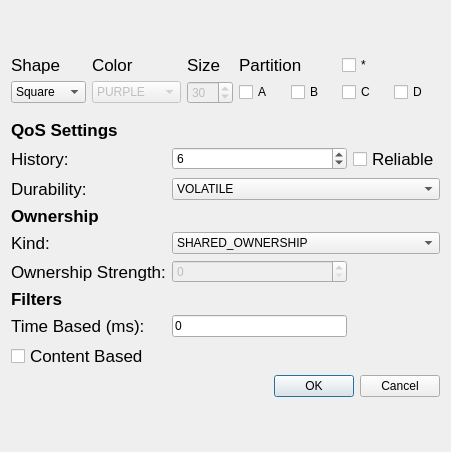
<?xml version="1.0" encoding="UTF-8"?>
<ui version="4.0">
 <class>SubscribeDialog</class>
 <widget class="QDialog" name="SubscribeDialog">
  <property name="geometry">
   <rect>
    <x>0</x>
    <y>0</y>
    <width>451</width>
    <height>452</height>
   </rect>
  </property>
  <property name="sizePolicy">
   <sizepolicy hsizetype="Maximum" vsizetype="Maximum">
    <horstretch>0</horstretch>
    <verstretch>0</verstretch>
   </sizepolicy>
  </property>
  <property name="windowTitle">
   <string>Subscribe</string>
  </property>
  <layout class="QVBoxLayout" name="verticalLayout">
   <item>
    <layout class="QGridLayout" name="gridLayout" rowstretch="0,0,0,1,0">
     <item row="3" column="0">
      <layout class="QGridLayout" name="gridLayout_5">
       <item row="3" column="1">
        <widget class="QLabel" name="label_11">
         <property name="font">
          <font>
           <pointsize>13</pointsize>
          </font>
         </property>
         <property name="text">
          <string>Kind:</string>
         </property>
         <property name="textFormat">
          <enum>Qt::AutoText</enum>
         </property>
        </widget>
       </item>
       <item row="0" column="3">
        <widget class="QCheckBox" name="checkBox_reliable">
         <property name="font">
          <font>
           <pointsize>13</pointsize>
          </font>
         </property>
         <property name="text">
          <string>Reliable</string>
         </property>
         <property name="checked">
          <bool>false</bool>
         </property>
        </widget>
       </item>
       <item row="0" column="2">
        <widget class="QSpinBox" name="spin_HistoryQos">
         <property name="minimum">
          <number>1</number>
         </property>
         <property name="maximum">
          <number>200</number>
         </property>
         <property name="value">
          <number>6</number>
         </property>
        </widget>
       </item>
       <item row="1" column="2" colspan="2">
        <widget class="QComboBox" name="comboBox_durability">
         <property name="currentIndex">
          <number>0</number>
         </property>
         <item>
          <property name="text">
           <string>VOLATILE</string>
          </property>
         </item>
         <item>
          <property name="text">
           <string>TRANSIENT_LOCAL</string>
          </property>
         </item>
        </widget>
       </item>
       <item row="4" column="2">
        <widget class="QSpinBox" name="spin_ownershipStrength">
         <property name="enabled">
          <bool>false</bool>
         </property>
         <property name="minimum">
          <number>0</number>
         </property>
         <property name="maximum">
          <number>50</number>
         </property>
         <property name="value">
          <number>0</number>
         </property>
        </widget>
       </item>
       <item row="5" column="1">
        <widget class="QLabel" name="label_18">
         <property name="sizePolicy">
          <sizepolicy hsizetype="Preferred" vsizetype="Maximum">
           <horstretch>0</horstretch>
           <verstretch>0</verstretch>
          </sizepolicy>
         </property>
         <property name="font">
          <font>
           <pointsize>13</pointsize>
           <weight>75</weight>
           <bold>true</bold>
          </font>
         </property>
         <property name="text">
          <string>Filters</string>
         </property>
         <property name="textFormat">
          <enum>Qt::AutoText</enum>
         </property>
        </widget>
       </item>
       <item row="2" column="1">
        <widget class="QLabel" name="label_17">
         <property name="sizePolicy">
          <sizepolicy hsizetype="Preferred" vsizetype="Maximum">
           <horstretch>0</horstretch>
           <verstretch>0</verstretch>
          </sizepolicy>
         </property>
         <property name="font">
          <font>
           <pointsize>13</pointsize>
           <weight>75</weight>
           <bold>true</bold>
          </font>
         </property>
         <property name="text">
          <string>Ownership</string>
         </property>
         <property name="textFormat">
          <enum>Qt::AutoText</enum>
         </property>
        </widget>
       </item>
       <item row="4" column="1">
        <widget class="QLabel" name="label_12">
         <property name="font">
          <font>
           <pointsize>13</pointsize>
          </font>
         </property>
         <property name="text">
          <string>Ownership Strength:</string>
         </property>
         <property name="textFormat">
          <enum>Qt::AutoText</enum>
         </property>
        </widget>
       </item>
       <item row="1" column="1">
        <widget class="QLabel" name="label_16">
         <property name="font">
          <font>
           <pointsize>13</pointsize>
          </font>
         </property>
         <property name="text">
          <string>Durability:</string>
         </property>
         <property name="textFormat">
          <enum>Qt::AutoText</enum>
         </property>
        </widget>
       </item>
       <item row="7" column="1">
        <widget class="QCheckBox" name="checkBox_contentBasedFilter">
         <property name="font">
          <font>
           <pointsize>13</pointsize>
          </font>
         </property>
         <property name="text">
          <string>Content Based</string>
         </property>
         <property name="checked">
          <bool>false</bool>
         </property>
        </widget>
       </item>
       <item row="6" column="1">
        <widget class="QLabel" name="label_19">
         <property name="font">
          <font>
           <pointsize>13</pointsize>
          </font>
         </property>
         <property name="text">
          <string>Time Based (ms):</string>
         </property>
         <property name="textFormat">
          <enum>Qt::AutoText</enum>
         </property>
        </widget>
       </item>
       <item row="0" column="1">
        <widget class="QLabel" name="label_10">
         <property name="font">
          <font>
           <pointsize>13</pointsize>
          </font>
         </property>
         <property name="text">
          <string>History:</string>
         </property>
         <property name="textFormat">
          <enum>Qt::AutoText</enum>
         </property>
        </widget>
       </item>
       <item row="6" column="2">
        <widget class="QLineEdit" name="lineEdit_TimeBasedFilter">
         <property name="text">
          <string>0</string>
         </property>
        </widget>
       </item>
       <item row="3" column="2" colspan="2">
        <widget class="QComboBox" name="comboBox_ownership">
         <item>
          <property name="text">
           <string>SHARED_OWNERSHIP</string>
          </property>
         </item>
         <item>
          <property name="text">
           <string>EXCLUSIVE_OWNERSHIP</string>
          </property>
         </item>
        </widget>
       </item>
      </layout>
     </item>
     <item row="4" column="0">
      <widget class="QDialogButtonBox" name="buttonBox">
       <property name="orientation">
        <enum>Qt::Horizontal</enum>
       </property>
       <property name="standardButtons">
        <set>QDialogButtonBox::Cancel|QDialogButtonBox::Ok</set>
       </property>
      </widget>
     </item>
     <item row="2" column="0">
      <widget class="QLabel" name="label_9">
       <property name="sizePolicy">
        <sizepolicy hsizetype="Preferred" vsizetype="Maximum">
         <horstretch>0</horstretch>
         <verstretch>0</verstretch>
        </sizepolicy>
       </property>
       <property name="font">
        <font>
         <pointsize>13</pointsize>
         <weight>75</weight>
         <bold>true</bold>
        </font>
       </property>
       <property name="text">
        <string>QoS Settings</string>
       </property>
       <property name="textFormat">
        <enum>Qt::AutoText</enum>
       </property>
      </widget>
     </item>
     <item row="0" column="0">
      <layout class="QGridLayout" name="gridLayout_2">
       <property name="sizeConstraint">
        <enum>QLayout::SetMaximumSize</enum>
       </property>
       <item row="0" column="0">
        <widget class="QLabel" name="label_3">
         <property name="font">
          <font>
           <pointsize>13</pointsize>
          </font>
         </property>
         <property name="text">
          <string>Shape</string>
         </property>
         <property name="textFormat">
          <enum>Qt::AutoText</enum>
         </property>
        </widget>
       </item>
       <item row="0" column="1">
        <widget class="QLabel" name="label">
         <property name="font">
          <font>
           <pointsize>13</pointsize>
          </font>
         </property>
         <property name="text">
          <string>Color</string>
         </property>
         <property name="textFormat">
          <enum>Qt::AutoText</enum>
         </property>
        </widget>
       </item>
       <item row="0" column="2">
        <widget class="QLabel" name="label_7">
         <property name="font">
          <font>
           <pointsize>13</pointsize>
          </font>
         </property>
         <property name="text">
          <string>Size</string>
         </property>
         <property name="textFormat">
          <enum>Qt::AutoText</enum>
         </property>
        </widget>
       </item>
       <item row="0" column="3" colspan="2">
        <widget class="QLabel" name="label_8">
         <property name="font">
          <font>
           <pointsize>13</pointsize>
          </font>
         </property>
         <property name="text">
          <string>Partition</string>
         </property>
         <property name="textFormat">
          <enum>Qt::AutoText</enum>
         </property>
        </widget>
       </item>
       <item row="1" column="0">
        <widget class="QComboBox" name="combo_Shape">
         <item>
          <property name="text">
           <string>Square</string>
          </property>
         </item>
         <item>
          <property name="text">
           <string>Triangle</string>
          </property>
         </item>
         <item>
          <property name="text">
           <string>Circle</string>
          </property>
         </item>
        </widget>
       </item>
       <item row="1" column="1">
        <widget class="QComboBox" name="combo_Color">
         <property name="enabled">
          <bool>false</bool>
         </property>
         <item>
          <property name="text">
           <string>PURPLE</string>
          </property>
         </item>
         <item>
          <property name="text">
           <string>RED</string>
          </property>
         </item>
         <item>
          <property name="text">
           <string>BLUE</string>
          </property>
         </item>
         <item>
          <property name="text">
           <string>YELLOW</string>
          </property>
         </item>
         <item>
          <property name="text">
           <string>GREEN</string>
          </property>
         </item>
         <item>
          <property name="text">
           <string>ORANGE</string>
          </property>
         </item>
         <item>
          <property name="text">
           <string>MAGENTA</string>
          </property>
         </item>
        </widget>
       </item>
       <item row="1" column="2">
        <widget class="QSpinBox" name="spin_Size">
         <property name="enabled">
          <bool>false</bool>
         </property>
         <property name="minimum">
          <number>1</number>
         </property>
         <property name="value">
          <number>30</number>
         </property>
        </widget>
       </item>
       <item row="1" column="3">
        <widget class="QCheckBox" name="checkBox_A">
         <property name="text">
          <string>A</string>
         </property>
        </widget>
       </item>
       <item row="1" column="4">
        <widget class="QCheckBox" name="checkBox_B">
         <property name="text">
          <string>B</string>
         </property>
        </widget>
       </item>
       <item row="1" column="5">
        <widget class="QCheckBox" name="checkBox_C">
         <property name="text">
          <string>C</string>
         </property>
        </widget>
       </item>
       <item row="1" column="6">
        <widget class="QCheckBox" name="checkBox_D">
         <property name="text">
          <string>D</string>
         </property>
        </widget>
       </item>
       <item row="0" column="5">
        <widget class="QCheckBox" name="checkBox_Asterisk">
         <property name="text">
          <string>*</string>
         </property>
        </widget>
       </item>
      </layout>
     </item>
     <item row="1" column="0">
      <spacer name="verticalSpacer">
       <property name="orientation">
        <enum>Qt::Vertical</enum>
       </property>
       <property name="sizeType">
        <enum>QSizePolicy::Fixed</enum>
       </property>
       <property name="sizeHint" stdset="0">
        <size>
         <width>20</width>
         <height>10</height>
        </size>
       </property>
      </spacer>
     </item>
    </layout>
   </item>
  </layout>
 </widget>
 <resources/>
 <connections>
  <connection>
   <sender>buttonBox</sender>
   <signal>accepted()</signal>
   <receiver>SubscribeDialog</receiver>
   <slot>accept()</slot>
   <hints>
    <hint type="sourcelabel">
     <x>248</x>
     <y>254</y>
    </hint>
    <hint type="destinationlabel">
     <x>157</x>
     <y>274</y>
    </hint>
   </hints>
  </connection>
  <connection>
   <sender>buttonBox</sender>
   <signal>rejected()</signal>
   <receiver>SubscribeDialog</receiver>
   <slot>reject()</slot>
   <hints>
    <hint type="sourcelabel">
     <x>316</x>
     <y>260</y>
    </hint>
    <hint type="destinationlabel">
     <x>286</x>
     <y>274</y>
    </hint>
   </hints>
  </connection>
 </connections>
</ui>
